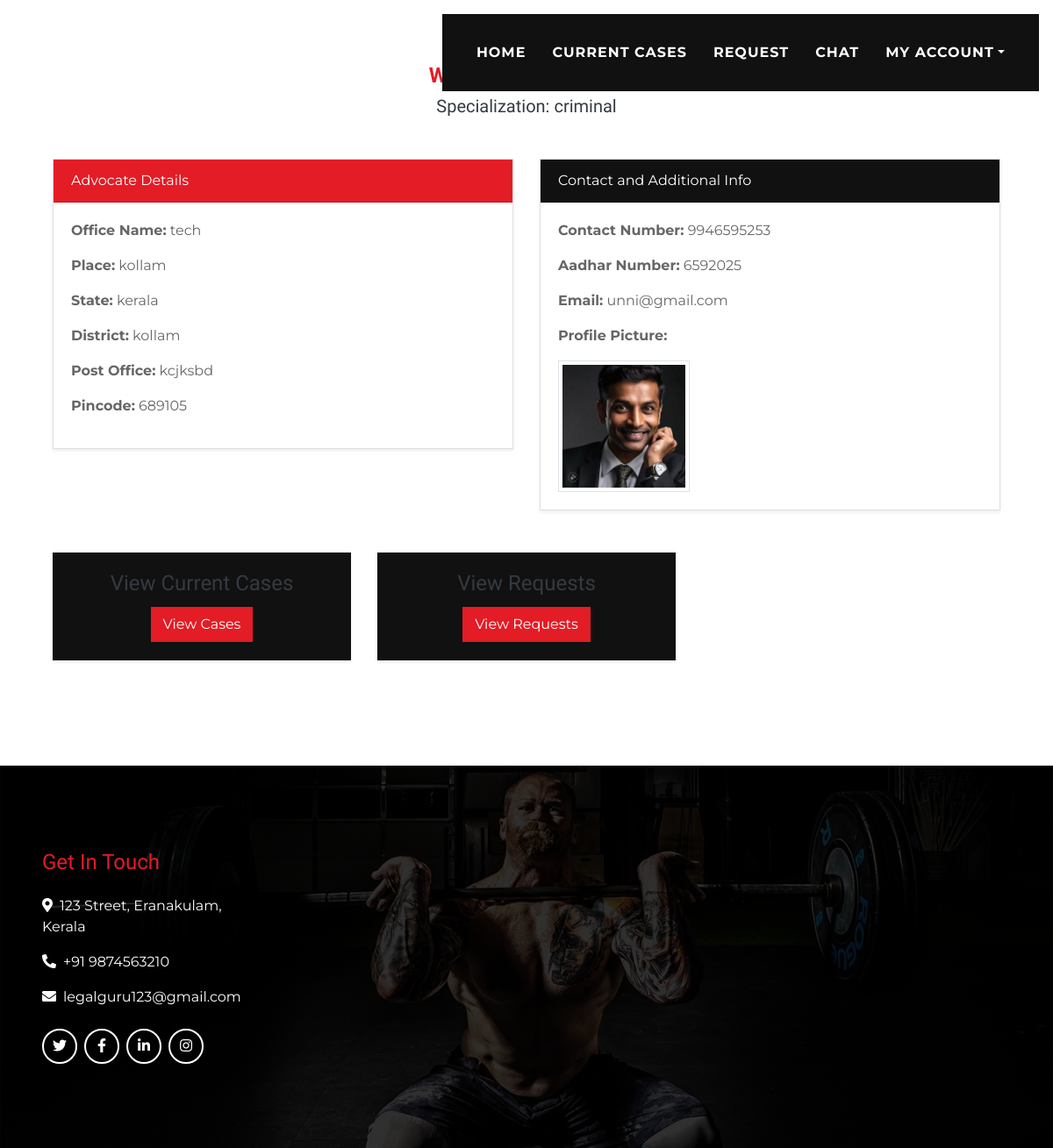
The app's page /Advocate/advprofile (signed in) with its own data.
### Advocate/models.py (models this page shows, shortened)
class AdvocateRegistration(models.Model):
    user = models.OneToOneField(User, on_delete=models.CASCADE)
    specialization = models.ForeignKey(specializations,on_delete=models.CASCADE)
    officename = models.CharField(max_length=30)
    place = models.CharField(max_length=30)
    state = models.CharField(max_length=20)
    district = models.CharField(max_length=20)
    postoffice = models.CharField(max_length=20)
    pincode = models.CharField(max_length=10)
    contactno = models.CharField(max_length=10)
    image = models.ImageField(upload_to='uploads/')
    aadharno = models.BigIntegerField()
    admin_approval = models.CharField(
        max_length=20,
        default='not approved',
        choices=[('approved', 'Approved'), ('not approved', 'Not Approved')]
    )

class specializations(models.Model):
    name=models.CharField(max_length=200,unique=True)
    slug=models.SlugField(max_length=200,unique=True)
    def __str__(self):
        return '{}'.format(self.name)

### Advocate/views.py (the view)
# urls.py: path('advprofile',views.advprofile,name='advprofile'),
def advprofile(request):
    advocate = AdvocateRegistration.objects.get(user=request.user)
    return render(request, 'advprofile.html', {'advocate': advocate})

### templates/advprofile.html
{% extends "advbase.html" %}
{% load static %}
{% block content %}
<div class="container py-5">
    <div class="text-center mb-5">
        <h4 class="text-primary font-weight-bold">Welcome, {{ advocate.user.first_name }} {{ advocate.user.last_name }}</h4>
        <h5 class="font-weight-light">Specialization: {{ advocate.specialization }}</h5>
    </div>
    <div class="row">
        <div class="col-md-6 mb-4">
            <div class="card shadow-sm">
                <div class="card-header bg-primary text-white">
                    Advocate Details
                </div>
                <div class="card-body">
                    <p><strong>Office Name:</strong> {{ advocate.officename }}</p>
                    <p><strong>Place:</strong> {{ advocate.place }}</p>
                    <p><strong>State:</strong> {{ advocate.state }}</p>
                    <p><strong>District:</strong> {{ advocate.district }}</p>
                    <p><strong>Post Office:</strong> {{ advocate.postoffice }}</p>
                    <p><strong>Pincode:</strong> {{ advocate.pincode }}</p>
                </div>
            </div>
        </div>
        <div class="col-md-6 mb-4">
            <div class="card shadow-sm">
                <div class="card-header bg-secondary text-white">
                    Contact and Additional Info
                </div>
                <div class="card-body">
                    <p><strong>Contact Number:</strong> {{ advocate.contactno }}</p>
                    <p><strong>Aadhar Number:</strong> {{ advocate.aadharno }}</p>
                    <p><strong>Email:</strong> {{ advocate.user.email }}</p>
                    <p><strong>Profile Picture:</strong></p>
                    <img src="{{ advocate.image.url }}" alt="Profile Picture" class="img-thumbnail" style="width: 150px; height: 150px;">
                </div>
            </div>
        </div>
    </div>
    <div class="row mt-4">
        <div class="col-md-4">
            <div class="card shadow-sm bg-secondary text-white">
                <div class="card-body text-center">
                    <h4 class="card-title">View Current Cases</h4>
                    <a href="" class="btn btn-primary">View Cases</a>
                </div>
            </div>
        </div>
        <div class="col-md-4">
            <div class="card shadow-sm bg-secondary text-white">
                <div class="card-body text-center">
                    <h4 class="card-title">View Requests</h4>
                    <a href="" class="btn btn-primary">View Requests</a>
                </div>
            </div>
        </div>
    </div>
</div>
{% endblock %}

### records on screen
AdvocateRegistration: specialization "criminal", officename "tech", place "kollam", state "kerala", district "kollam", postoffice "kcjksbd", pincode "689105", contactno "9946595253", aadharno "6592025", user.email "unni@gmail.com", image (picture)
